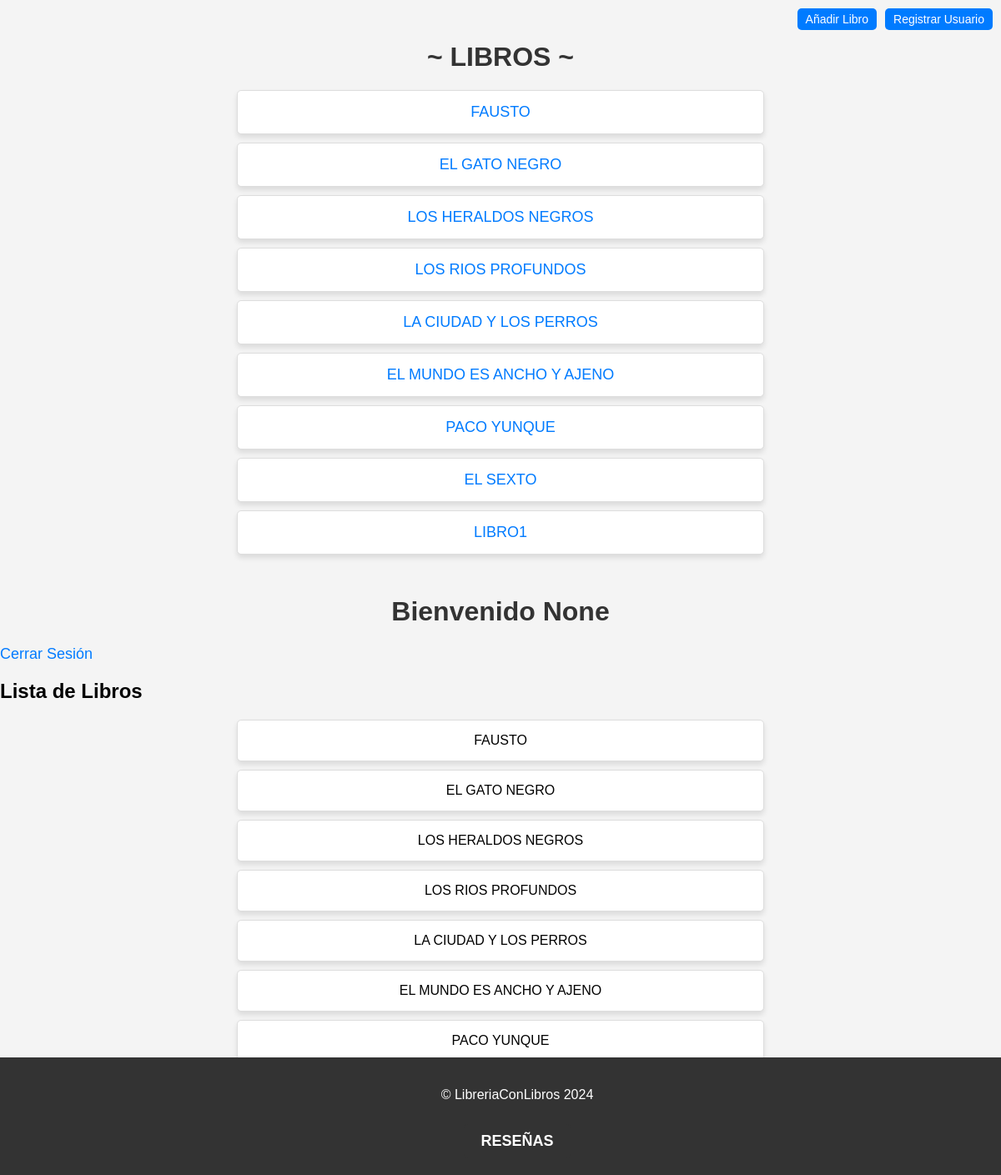
Page /libros/ (signed in) on the committed database.
### reviews/models.py (models this page shows, shortened)
class Libro(models.Model):
    titulo = models.CharField(max_length=200)
    autor = models.CharField(max_length=100)
    fecha_publicacion = models.DateField()
    isbn = models.CharField(max_length=13)

### reviews/views.py (the view)
# urls.py: path('libros/', views.lista_libros, name='lista_libros'),
def lista_libros(request):
    if 'usuario_id' not in request.session:
        return HttpResponseRedirect('/login/')  # Redirige si no est� autenticado
    libros = Libro.objects.all()
    return render(request, 'reviews/lista_libros.html', {'libros': libros, 'usuario_nombre': request.session.get('usuario_nombre')})

### reviews/templates/reviews/lista_libros.html (shortened to what this page needs)
<!DOCTYPE html>
<html lang="es">
<head>
    {% load static %}
    <link rel="stylesheet" type="text/css" href="{% static 'reviews/css/libros.css' %}">
</head>
<body>
    <div class="enlaces-superiores">
        <a href="{% url 'crear_libro' %}">Añadir Libro</a>
        <a href="{% url 'crear_usuario' %}">Registrar Usuario</a>
    </div>
    <h1>~ LIBROS ~</h1>
    <ul>
        {% for libro in libros %}
            <li>
                <a href="{% url 'detalles_libro' libro.id %}">{{ libro.titulo }}</a>
            </li>
        {% endfor %}
    </ul>
     <h1>Bienvenido {{ usuario_nombre }}</h1>
    <a href="{% url 'logout_usuario' %}">Cerrar Sesión</a>
    <h2>Lista de Libros</h2>
    <ul>
        {% for libro in libros %}
            <li>{{ libro.titulo }}</li>
        {% endfor %}
    </ul>
    <footer>
        <p>&copy; LibreriaConLibros 2024</p>
        <a href="http://127.0.0.1:8000/resenas/" class="ir-a-resenas">RESEÑAS</a>
    </footer>
</body>
</html>

### reviews/static/reviews/css/libros.css (style rules this page uses)
body { font-family: Arial, sans-serif; background-color: #f4f4f4; margin: 0; padding: 0; }
h1 { text-align: center; color: #333; margin-top: 50px; }
ul { list-style-type: none; padding: 0; text-align: center; }
li { background-color: #fff; margin: 10px; padding: 15px; border: 1px solid #ddd; border-radius: 5px; width: 80%; max-width: 600px; margin-left: auto; margin-right: auto; box-shadow: 0 4px 6px rgba(0, 0, 0, 0.1); }
a { text-decoration: none; font-size: 18px; color: #007BFF; }
footer { text-align: center; padding: 20px; background-color: #333; color: white; position: fixed; bottom: 0; width: 100%; margin-top: 50px; }
footer a.ir-a-resenas { display: inline-block; margin-top: 10px; color: #fff; text-decoration: none; font-weight: bold; padding: 10px 20px; background-color: #333; border-radius: 5px; transition: background-color 0.3s ease; }

### reviews/templates/reviews/lista_libros.html (style rules this page uses)
.enlaces-superiores { position: absolute; top: 10px; right: 10px; display: flex; gap: 10px; }
.enlaces-superiores a { text-decoration: none; background-color: #007bff; color: white; padding: 5px 10px; border-radius: 5px; font-size: 14px; }

### rows in the picture
Libro: titulo "FAUSTO"
Libro: titulo "EL GATO NEGRO"
Libro: titulo "LOS HERALDOS NEGROS"
Libro: titulo "LOS RIOS PROFUNDOS"
Libro: titulo "LA CIUDAD Y LOS PERROS"
Libro: titulo "EL MUNDO ES ANCHO Y AJENO"
Libro: titulo "PACO YUNQUE"
Libro: titulo "EL SEXTO"
Libro: titulo "LIBRO1"

### other values in the picture
{{ usuario_nombre }} "None"
